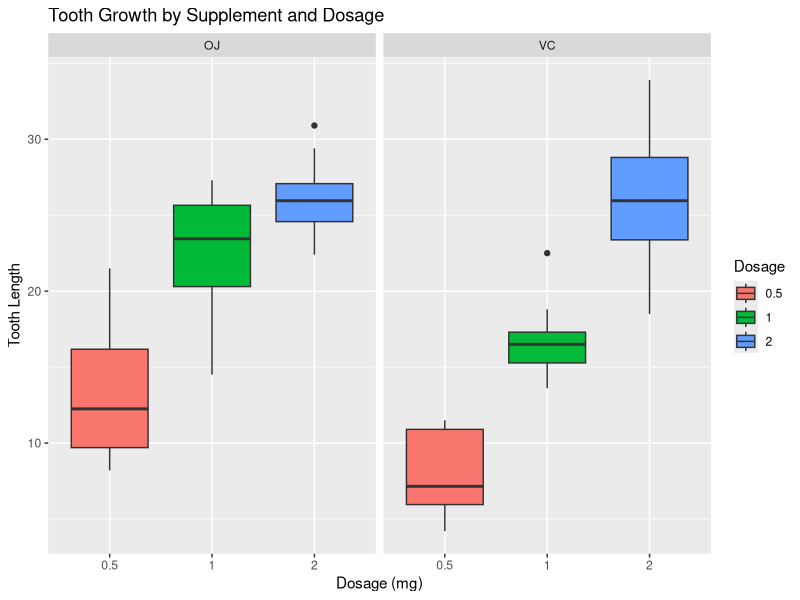

Generate this figure with R:
## ---- chunk 1
library(magrittr)

library(datasets)
data(ToothGrowth) 

library(data.table)
ToothGrowth <- 
        ToothGrowth %>%
        as.data.table()

head(ToothGrowth)
str(ToothGrowth)
## ---- chunk 2
library(ggplot2)

summary(ToothGrowth)

ggplot(ToothGrowth, 
       aes(x = dose  %>% as.factor(), 
           y = len, 
           fill = dose  %>% as.factor())) +
        geom_boxplot() +
        facet_grid(. ~ supp) +
        ggtitle("Tooth Growth by Supplement and Dosage") + 
        xlab("Dosage (mg)") + 
        ylab("Tooth Length") + 
        guides(fill = guide_legend(title = "Dosage"))
## ---- chunk 3
t_test_function <- 
        function(dataset = ToothGrowth){
                t_test <- 
                        t.test(len ~ supp, 
                               paired = FALSE, 
                               var.equal = TRUE, 
                               data = dataset)
                paste0("The p-value is ", 
                       t_test$p.value  %>% 
                               round(., 3), 
                       ". The 95% confidence interval is between ", 
                       t_test$conf.int[1] %>% 
                               round(., 2), 
                       " and ", 
                       t_test$conf.int[2] %>% 
                               round(., 2), 
                       ".")
                
        }
